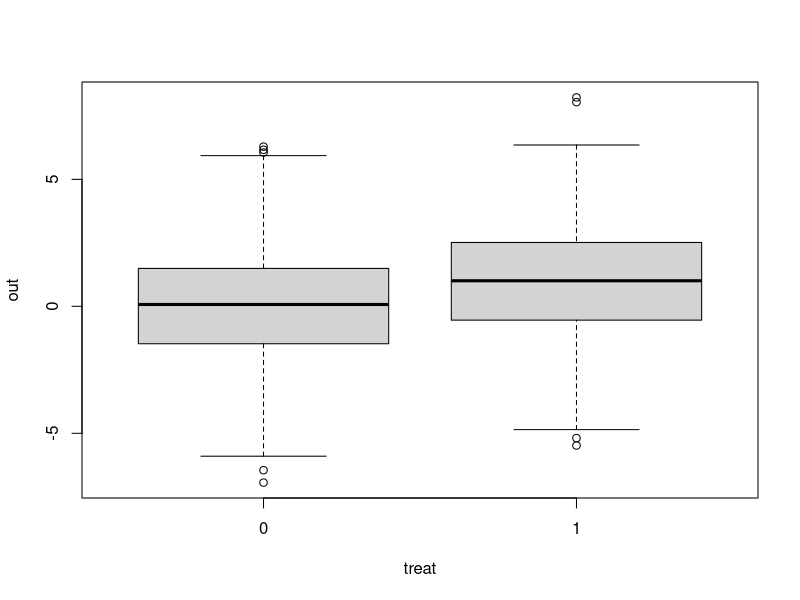
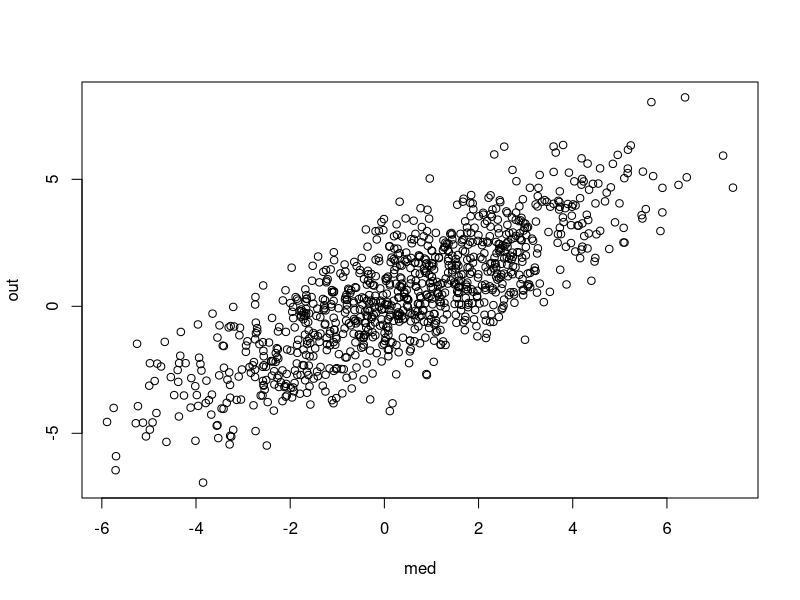
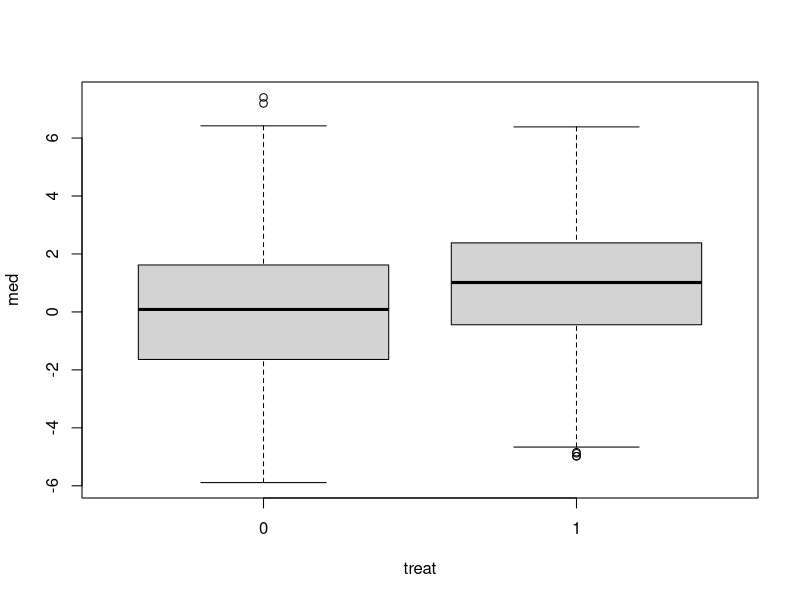

Recreate these plots in R, in order.
## ---- chunk 1
n <- 1000
treat   <- rbinom(n, 1, .5)
med_out_confound <- rnorm(n, 0, 2)
med     <- treat + med_out_confound + rnorm(n, 0, 1)
out     <- treat + med_out_confound + rnorm(n, 0, 1)
## ---- chunk 2
boxplot(out ~ treat)
## ---- chunk 3
plot(out ~ med)
## ---- chunk 4
boxplot(med ~ treat)
## ---- chunk 5
out <- med
med <- treat
